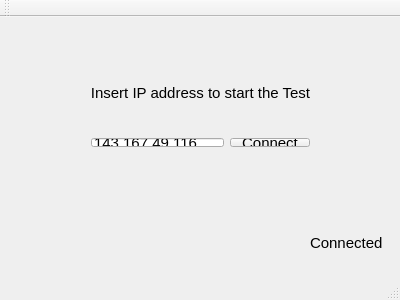
<?xml version="1.0" encoding="UTF-8"?>
<ui version="4.0">
 <class>MainWindow</class>
 <widget class="QMainWindow" name="MainWindow">
  <property name="geometry">
   <rect>
    <x>0</x>
    <y>0</y>
    <width>400</width>
    <height>300</height>
   </rect>
  </property>
  <property name="windowTitle">
   <string>MainWindow</string>
  </property>
  <widget class="QWidget" name="centralWidget">
   <widget class="QLabel" name="label">
    <property name="geometry">
     <rect>
      <x>80</x>
      <y>60</y>
      <width>241</width>
      <height>31</height>
     </rect>
    </property>
    <property name="font">
     <font>
      <pointsize>11</pointsize>
     </font>
    </property>
    <property name="text">
     <string>Insert IP address to start the Test</string>
    </property>
    <property name="alignment">
     <set>Qt::AlignCenter</set>
    </property>
   </widget>
   <widget class="QWidget" name="horizontalLayoutWidget">
    <property name="geometry">
     <rect>
      <x>80</x>
      <y>110</y>
      <width>241</width>
      <height>31</height>
     </rect>
    </property>
    <layout class="QHBoxLayout" name="horizontalLayout">
     <item>
      <widget class="QLineEdit" name="lineEdit">
       <property name="font">
        <font>
         <pointsize>11</pointsize>
        </font>
       </property>
       <property name="text">
        <string>143.167.49.116</string>
       </property>
      </widget>
     </item>
     <item>
      <widget class="QPushButton" name="pushButton">
       <property name="font">
        <font>
         <pointsize>11</pointsize>
        </font>
       </property>
       <property name="text">
        <string>Connect</string>
       </property>
      </widget>
     </item>
    </layout>
   </widget>
   <widget class="QLabel" name="label_2">
    <property name="enabled">
     <bool>true</bool>
    </property>
    <property name="geometry">
     <rect>
      <x>310</x>
      <y>210</y>
      <width>101</width>
      <height>31</height>
     </rect>
    </property>
    <property name="font">
     <font>
      <pointsize>11</pointsize>
     </font>
    </property>
    <property name="text">
     <string>Connected</string>
    </property>
   </widget>
  </widget>
  <widget class="QMenuBar" name="menuBar">
   <property name="geometry">
    <rect>
     <x>0</x>
     <y>0</y>
     <width>400</width>
     <height>21</height>
    </rect>
   </property>
  </widget>
  <widget class="QToolBar" name="mainToolBar">
   <attribute name="toolBarArea">
    <enum>TopToolBarArea</enum>
   </attribute>
   <attribute name="toolBarBreak">
    <bool>false</bool>
   </attribute>
  </widget>
  <widget class="QStatusBar" name="statusBar"/>
 </widget>
 <layoutdefault spacing="6" margin="11"/>
 <resources/>
 <connections/>
</ui>
